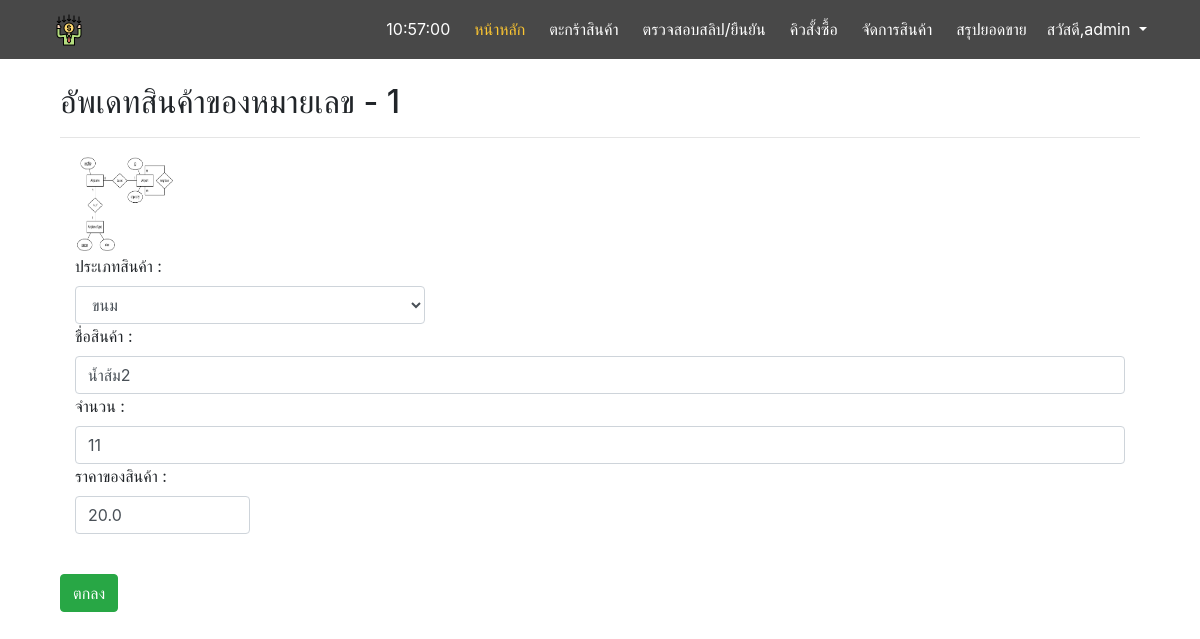
/manage/product/1 (signed in), run on the app's committed database.
### main/models.py (models this page shows, shortened)
class Product(models.Model):
    type = models.ForeignKey(Type, on_delete=models.PROTECT,null=True)
    name = models.CharField(max_length=255)
    description = models.CharField(max_length=255,null=True)
    price = models.FloatField()
    stock = models.IntegerField()
    picture = models.ImageField(default='product_pic/default.png',upload_to='product_pic',null=True,blank=True)

class Type(models.Model):
    type_name = models.CharField(max_length=255)

### manage/views.py (the view, shortened to what this page needs)
# urls.py: path('product/<int:product_id>',views.product_update,name='pup'),
def product_update(request,product_id):
    page_title = 'Update Product = %d' %product_id
    product = Product.objects.get(pk=product_id)
    type = Type.objects.all()
    notice = ''
    context={
        'num':product_id,
        'product':product,
        'type':type,
        'notice':notice,
        'page_title':page_title
    }
    return render(request,'manage/product_form2.html',context=context)

### manage/templates/manage/product_form2.html (shortened to what this page needs)
{% extends 'base.html' %}
{% block content %}
 <div class="container">
  {% if product.id %}
  <form method="POST" action="{% url 'pup' product_id=num %}" enctype="multipart/form-data">
    <h2>อัพเดทสินค้าของหมายเลข - {{num}}</h2>
    <hr>
      {% endif %}
      <div class="form-group">
        <div class="col">
          {% if product.id %}
          <img src="{{product.picture.url}}" height='100' width='100'><br>
          <label>ประเภทสินค้า :</label>
          <select name="txt" class="form-control col-4">
            {% for t in type %}
            <option value="{{t.id}}" {% if product.type.id == t.id %} selected {% endif %}>{{t.type_name}}</option>
            {% endfor %}
          </select>
          {% endif %}
        </div>
        <div class="col">
          <label>ชื่อสินค้า :</label>
          <input type="text" class="form-control" name="txt_2" value="{{product.name}}" required>
        </div>
        <div class="col">
          <label>จำนวน :</label>
          <input type="text" class="form-control" name="txt_3" value="{{product.stock}}" required>
        </div>
        <div class="col">
          <label>ราคาของสินค้า :</label>
          <input type="text" class="form-control col-2" name="txt_4" value="{{product.price}}" required>
        </div><br>
      </div>
      <input type="submit" class="btn btn-success" value="ตกลง">
    </form><br>
</div>
{% endblock %}

### templates/base.html (shortened to what this page needs)
<!DOCTYPE html>
{% load static %}
<html lang="en">
<head>
    <link rel="stylesheet" type="text/css" href="{% static 'css/bootstrap.css'%}">
    <link rel="stylesheet" type="text/css" href="{% static 'css/base2.css'%}">
</head>
<body onload="startTime()">
    <nav class="navbar navbar-expand-lg sticky-top">
		<div class="container">
			<a class="navbar-brand text-white" href="{% url 'index' %}">
            <img src="{% static 'payment-terminal.png'%}"></a>
			<div class="collapse navbar-collapse" id="nvbCollapse">
				<ul class="navbar-nav ml-auto">
                    <li class="nav-item pl-1">
                        <a class="nav-link" href="#"><class="fa fa-user-plus fa-fw mr-1" id='txt'></a>
                    </li>
					<li class="nav-item active pl-1">
						<a class="nav-link" href="{% url 'index' %}">หน้าหลัก</a>
					</li>
					<li class="nav-item pl-1">
						<a class="nav-link" href="{% url 'basket' %}">ตะกร้าสินค้า</a>
					</li>
                    {% if request.user.is_staff %}
                        <li class="nav-item pl-1">
                            <a class="nav-link" href="#">ตรวจสอบสลิป/ยืนยัน</a>
                        </li>
                        <li class="nav-item pl-1">
                            <a class="nav-link" href="{% url 'queue' %}">คิวสั้งซื้อ</a>
                        </li>
                        <li class="nav-item pl-1">
                            <a class="nav-link" href="{% url 'manage' %}">จัดการสินค้า</a>
                        </li>
                        <li class="nav-item pl-1">
                            <a class="nav-link" href="{% url 'allreport' %}">สรุปยอดขาย</a>
                        </li>
                    {% endif %}
                    <li class="nav-item dropdown pl-1">
                    {% if request.user.is_active %}
                        <a class="nav-link dropdown-toggle" href="#" id="navbarDropdown" role="button" data-toggle="dropdown" aria-haspopup="true" aria-expanded="false">
                            สวัสดี,{{request.user}}
                        </a>
                    </li>
                    {% else %}
                        <a class="nav-link" href="{% url 'login' %}">เข้าสู่ระบบ</a>
                    {% endif %}
				</ul>
			</div>
		</div>
	</nav>
    <br>
    <div class="container">
        {% block content %}
        {% endblock %}
    </div>
</body>
</html>

### static/css/base2.css (style rules this page uses)
.navbar { background-color: #484848; }
.navbar .navbar-nav .nav-link { color: #fff; }
.navbar .navbar-nav .active > .nav-link { color: #fbc531; }

### data on the page
Product: picture (picture), txt "ขนม", txt_2 "น้ำส้ม2", txt_3 "11", txt_4 "20.0"

### other printed values
{{ request.user }} "admin"
{{ num }} "1"
